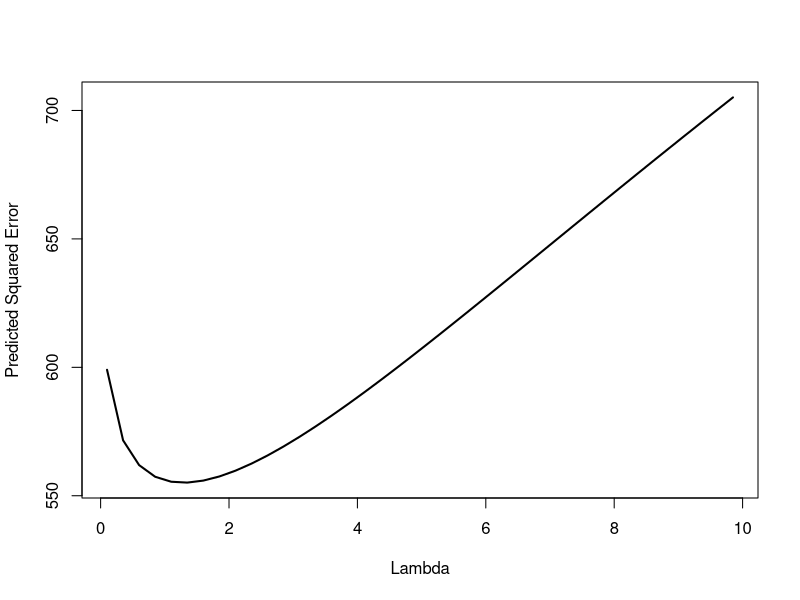
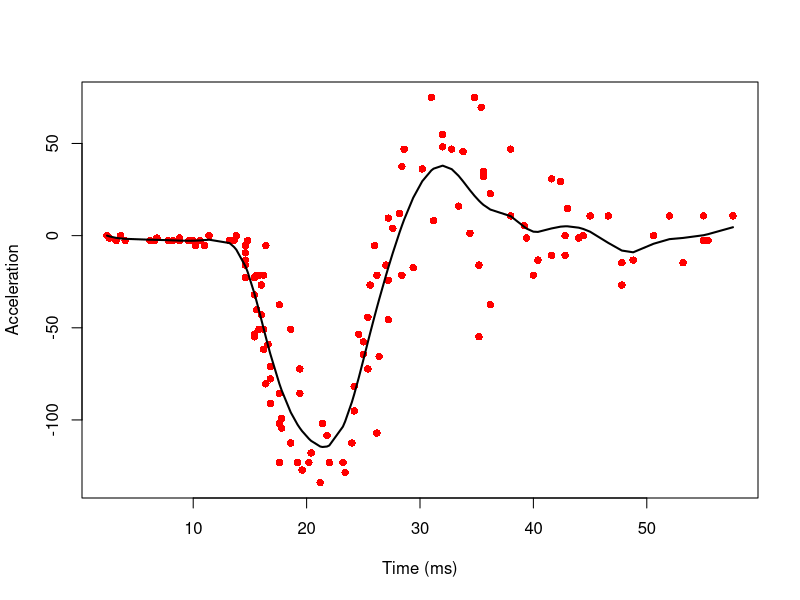

Generate these figures, in order, with R: (Note: this script raises an error after producing the figures.)
library(splines)
library(MASS)
data(mcycle); attach(mcycle)
P = 31 #number of splines + 1
knots <- seq(min(times),max(times),by = 
               (max(times)-min(times))/P)
#remove the knot associated with the min
#and max time 
knots = knots[-1]; knots = knots[-31];
X = bs(times,knots=knots)
#compute Omega
Omega <- diag(ncol(X))*2
for (i in 2:ncol(X)){
  Omega[i,i-1] = -1; Omega[i-1,i] = -1; 
}

#our possible lambdas
lambda = seq(0.1,10.0,by=0.25)
#our Predicted Squared Errors
PSE = rep(0,length(lambda))
for (j in 1:length(lambda)){
  for(i in 1:length(accel)){
    tX = X[-i,]
    tB = solve(t(tX)%*%tX+lambda[j]*Omega)%*%t(tX)%*%accel[-i]
    Y_pred = X[i,,drop=F]%*%tB
    PSE[j] = PSE[j]+1/length(accel)*(accel[i]-Y_pred)^2
  }
}
plot(lambda,PSE,type='l',xlab="Lambda",lwd=2,
     ylab="Predicted Squared Error")

B = solve(t(X)%*%X+1*Omega)%*%t(X)%*%accel
nY = X%*%B
plot(times,accel,xlab="Time (ms)"
     ,ylab = "Acceleration", pch=16,
     , col='red')
lines(times,nY,lwd=2)

plot(times,nY,xlab="Time",Y=)